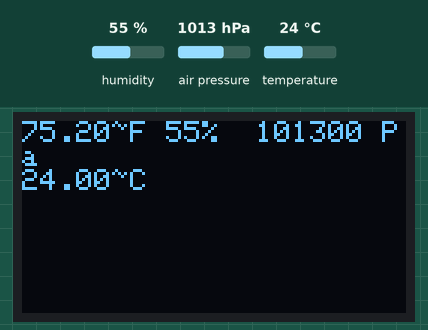
Simulated run of this program. Board: ESP32. On the bench: 128×64 one-colour display. The inputs (shaded band) are chosen by the test bench; at power-on: humidity 55 %, air pressure 1013 hPa, temperature 24 °C. What the program prints to the serial monitor is not drawn.

Above: at 1.2 s.
1.3 s: humidity set to 22 %
At 3.0 s:
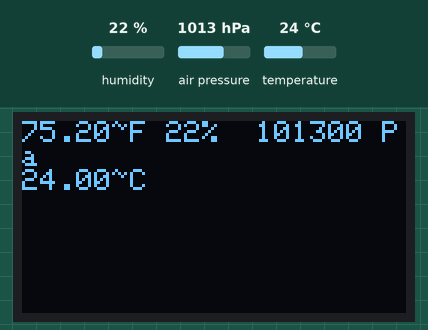
3.5 s: air pressure set to 952 hPa
At 4.4 s:
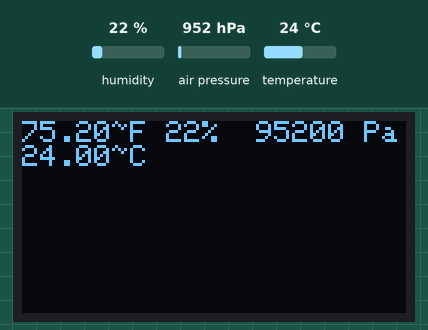
5.6 s: temperature set to 12 °C
At 7.1 s:
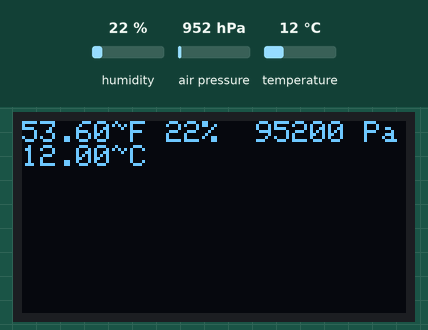
7.6 s: humidity set to 40 %
At 8.5 s:
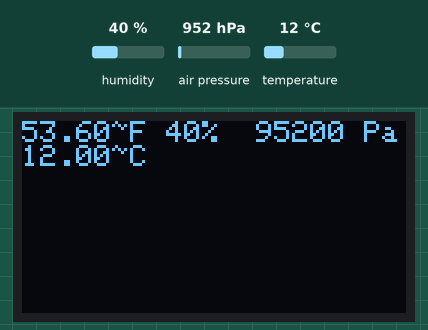
9.6 s: air pressure set to 975 hPa
At 11.1 s:
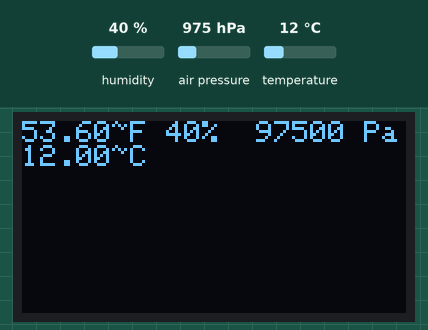
Timing chart, 0 to 12.6 s (numbered marks = the images above; inputs shaded):
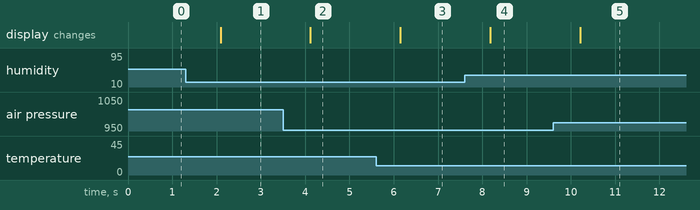

The program:

main.cpp
```cpp
#include <Adafruit_BME280.h>   // sensor
#include <Adafruit_GFX.h>      // gfx library for display
#include <Adafruit_SSD1306.h>  // display
#include <SPI.h>
#include <Wire.h>
#define SEALEVELPRESSURE_HPA (1013.25)

Adafruit_SSD1306 display(-1);
Adafruit_BME280 bme;

String getTemp(char tempScale) {
    float celsius = bme.readTemperature();

    if (tempScale == 'c')
        return (String)celsius + "\176C ";
    else if (tempScale == 'f')
        return (String)((celsius * 9.0 / 5.0) + 32.0) + "\176F ";
    return "temp error";
}

String getHumid() {
    float humidity = bme.readHumidity();
    int humidity_i = (int)humidity;
    return (String)humidity_i + "%  ";
}

String getPressure() {
    float pressure = bme.readPressure();
    int pressure_i = (int)pressure;
    return (String)pressure_i + " Pa";
}

bool initSensor() {
    if (!bme.begin(0x76)) {
        Serial.println("Could not find a valid BME280 sensor, check wiring!");
        throw "BME280 sensor was not found";
        return false;
    }
    return true;
}

void initDisplay() {
    display.begin(SSD1306_SWITCHCAPVCC, 0x3C);  // display uses I2C addr 0x3C
}

void handleError(String error) {
    String line2 = "Error! " + error;

    display.clearDisplay();

    display.setTextSize(1);
    display.setTextColor(WHITE);
    display.setCursor(0, 0);

    display.println();
    display.println(line2);
    display.println();
    display.println();

    display.display();
}

void setup() {
    Serial.begin(9600);

    try {
        initDisplay();
        initSensor();
    } catch (String error) {
        handleError(error);
    }
}

void loop() {
    String line1 = getTemp('f') + getHumid() + getPressure();
    String line2 = getTemp('c');
    String line3 = "";
    String line4 = "";

    display.clearDisplay();

    display.setTextSize(1);
    display.setTextColor(WHITE);
    display.setCursor(0, 0);

    display.println(line1);
    display.println(line2);
    display.println(line3);
    display.println(line4);
    Serial.println(line1);

    display.display();
    delay(2000);
    display.clearDisplay();
}
```

Measured:
- after the input at 1.3 s, the display: changes after 0.79 s (image 1)
- after the input at 3.5 s, the display: changes after 0.62 s (image 2)
- after the input at 5.6 s, the display: changes after 0.55 s (image 3)
- after the input at 7.6 s, the display: changes after 0.58 s (image 4)
- after the input at 9.6 s, the display: changes after 0.61 s (image 5)
